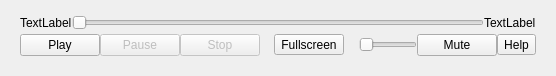
<?xml version="1.0" encoding="UTF-8"?>
<ui version="4.0">
 <class>Form</class>
 <widget class="QWidget" name="Form">
  <property name="geometry">
   <rect>
    <x>0</x>
    <y>0</y>
    <width>556</width>
    <height>76</height>
   </rect>
  </property>
  <property name="windowTitle">
   <string>Form</string>
  </property>
  <layout class="QVBoxLayout" name="verticalLayout">
   <item>
    <widget class="QWidget" name="widgetMenue" native="true">
     <property name="sizePolicy">
      <sizepolicy hsizetype="Preferred" vsizetype="Preferred">
       <horstretch>0</horstretch>
       <verstretch>0</verstretch>
      </sizepolicy>
     </property>
     <layout class="QVBoxLayout" name="verticalLayout_3">
      <property name="spacing">
       <number>0</number>
      </property>
      <property name="topMargin">
       <number>0</number>
      </property>
      <item>
       <layout class="QHBoxLayout" name="horizontalLayout_2">
        <item>
         <widget class="QLabel" name="labelDuration">
          <property name="text">
           <string>TextLabel</string>
          </property>
         </widget>
        </item>
        <item>
         <widget class="QSlider" name="sliderVideo">
          <property name="orientation">
           <enum>Qt::Horizontal</enum>
          </property>
         </widget>
        </item>
        <item>
         <widget class="QLabel" name="labelVideoLenght">
          <property name="text">
           <string>TextLabel</string>
          </property>
         </widget>
        </item>
       </layout>
      </item>
      <item>
       <layout class="QHBoxLayout" name="horizontalLayout">
        <item>
         <widget class="QPushButton" name="pushButtonPlay">
          <property name="text">
           <string>Play</string>
          </property>
         </widget>
        </item>
        <item>
         <widget class="QPushButton" name="pushButtonPause">
          <property name="enabled">
           <bool>false</bool>
          </property>
          <property name="text">
           <string>Pause</string>
          </property>
         </widget>
        </item>
        <item>
         <widget class="QPushButton" name="pushButtonStop">
          <property name="enabled">
           <bool>false</bool>
          </property>
          <property name="text">
           <string>Stop</string>
          </property>
         </widget>
        </item>
        <item>
         <spacer name="horizontalSpacer_2">
          <property name="orientation">
           <enum>Qt::Horizontal</enum>
          </property>
          <property name="sizeHint" stdset="0">
           <size>
            <width>40</width>
            <height>20</height>
           </size>
          </property>
         </spacer>
        </item>
        <item>
         <widget class="QToolButton" name="toolButtonFullscreen">
          <property name="text">
           <string notr="true">Fullscreen</string>
          </property>
         </widget>
        </item>
        <item>
         <spacer name="horizontalSpacer">
          <property name="orientation">
           <enum>Qt::Horizontal</enum>
          </property>
          <property name="sizeHint" stdset="0">
           <size>
            <width>40</width>
            <height>20</height>
           </size>
          </property>
         </spacer>
        </item>
        <item>
         <widget class="QSlider" name="sliderVolume">
          <property name="orientation">
           <enum>Qt::Horizontal</enum>
          </property>
         </widget>
        </item>
        <item>
         <widget class="QPushButton" name="pushButtonMute">
          <property name="text">
           <string>Mute</string>
          </property>
         </widget>
        </item>
        <item>
         <widget class="QToolButton" name="toolButtonHelpPlayer">
          <property name="text">
           <string notr="true">Help</string>
          </property>
         </widget>
        </item>
       </layout>
      </item>
     </layout>
    </widget>
   </item>
  </layout>
 </widget>
 <resources/>
 <connections/>
</ui>
